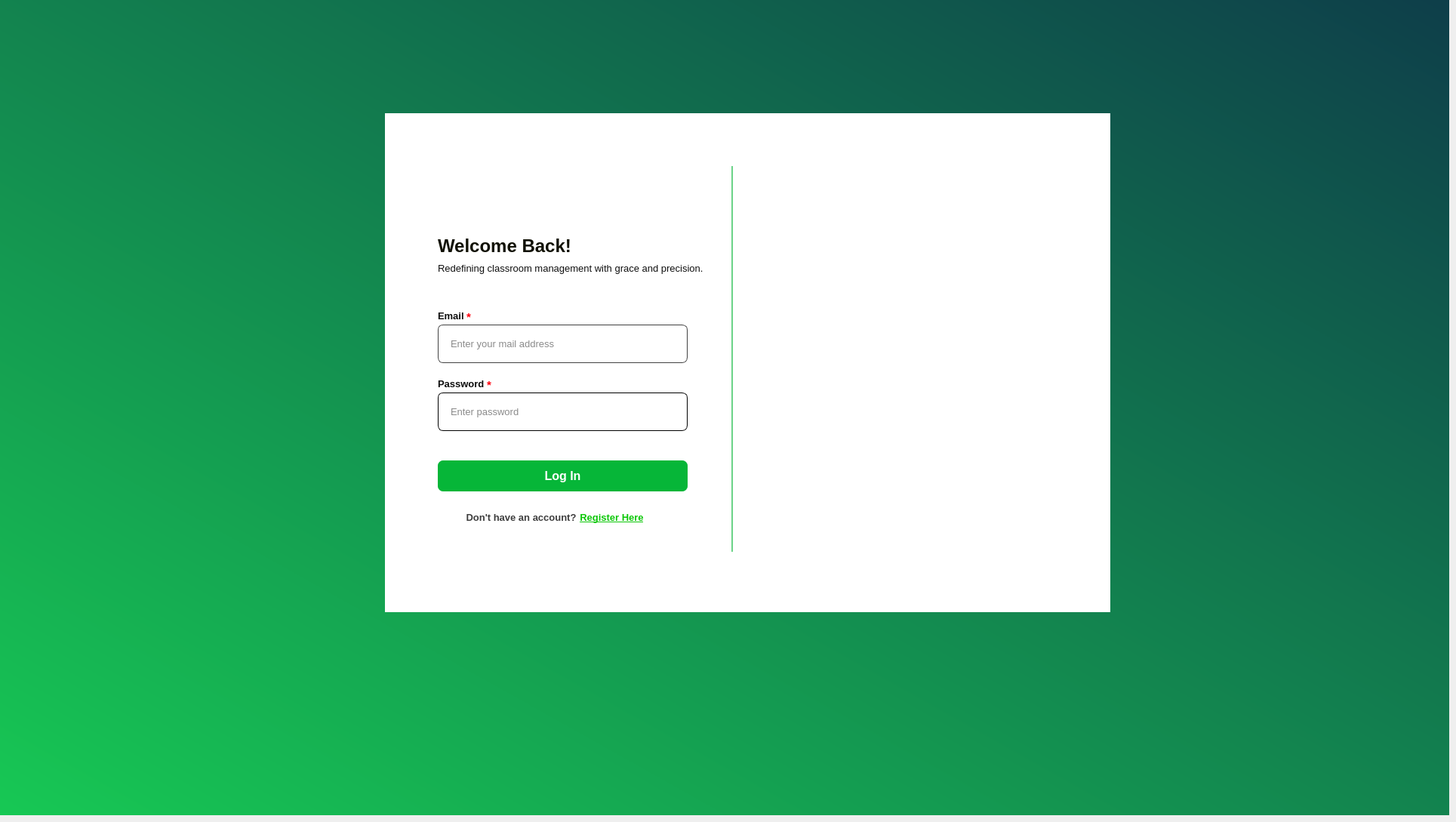
      <widget class="QWidget" name="login_page">
       <widget class="QFrame" name="frame_8">
        <property name="geometry">
         <rect>
          <x>0</x>
          <y>0</y>
          <width>1920</width>
          <height>1080</height>
         </rect>
        </property>
        <property name="styleSheet">
         <string notr="true">QFrame{
border:none;

 background: qlineargradient(spread:pad, x1:0, y1:1, x2:1, y2:0, stop:0 #17c854, stop:1 #0e3e4a);

}</string>
        </property>
        <property name="frameShape">
         <enum>QFrame::StyledPanel</enum>
        </property>
        <property name="frameShadow">
         <enum>QFrame::Raised</enum>
        </property>
        <widget class="QFrame" name="login_frame_2">
         <property name="geometry">
          <rect>
           <x>510</x>
           <y>150</y>
           <width>961</width>
           <height>661</height>
          </rect>
         </property>
         <property name="styleSheet">
          <string notr="true"/>
         </property>
         <property name="frameShape">
          <enum>QFrame::StyledPanel</enum>
         </property>
         <property name="frameShadow">
          <enum>QFrame::Raised</enum>
         </property>
         <widget class="QFrame" name="picture_frame">
          <property name="geometry">
           <rect>
            <x>460</x>
            <y>0</y>
            <width>511</width>
            <height>661</height>
           </rect>
          </property>
          <property name="styleSheet">
           <string notr="true">border-radius:0px;
border: 4px solid transparent;

image: url(:/resource/assets/studentportrait.jpg);
background-color: rgb(255, 255, 255);
box-shadow: 15px 15px 35px rgb(27, 27, 27); 
</string>
          </property>
          <property name="frameShape">
           <enum>QFrame::StyledPanel</enum>
          </property>
          <property name="frameShadow">
           <enum>QFrame::Raised</enum>
          </property>
         </widget>
         <widget class="QFrame" name="text_frame">
          <property name="geometry">
           <rect>
            <x>0</x>
            <y>0</y>
            <width>461</width>
            <height>661</height>
           </rect>
          </property>
          <property name="styleSheet">
           <string notr="true">border-radius:0px;
border-color: transparent;
background-color: rgb(255, 255, 255);
box-shadow: 5px 5px 15px rgba(0, 0, 0, 0.3);


</string>
          </property>
          <property name="frameShape">
           <enum>QFrame::StyledPanel</enum>
          </property>
          <property name="frameShadow">
           <enum>QFrame::Raised</enum>
          </property>
          <widget class="QLabel" name="label_4">
           <property name="geometry">
            <rect>
             <x>70</x>
             <y>150</y>
             <width>311</width>
             <height>51</height>
            </rect>
           </property>
           <property name="font">
            <font>
             <family>SansSerif</family>
             <pointsize>18</pointsize>
             <bold>true</bold>
            </font>
           </property>
           <property name="styleSheet">
            <string notr="true">border:0px;
color: rgb(17, 17, 4);</string>
           </property>
           <property name="text">
            <string>Welcome Back!</string>
           </property>
           <property name="alignment">
            <set>Qt::AlignJustify|Qt::AlignVCenter</set>
           </property>
          </widget>
          <widget class="QFrame" name="interactive">
           <property name="geometry">
            <rect>
             <x>0</x>
             <y>210</y>
             <width>461</width>
             <height>451</height>
            </rect>
           </property>
           <property name="styleSheet">
            <string notr="true">border-color: rgb(43, 43, 43);
background-color: rgb(255, 255, 255);</string>
           </property>
           <property name="frameShape">
            <enum>QFrame::StyledPanel</enum>
           </property>
           <property name="frameShadow">
            <enum>QFrame::Raised</enum>
           </property>
           <widget class="QPushButton" name="new_account_2">
            <property name="geometry">
             <rect>
              <x>100</x>
              <y>310</y>
              <width>161</width>
              <height>31</height>
             </rect>
            </property>
            <property name="font">
             <font>
              <family>SansSerif</family>
              <pointsize>10</pointsize>
              <bold>true</bold>
             </font>
            </property>
            <property name="styleSheet">
             <string notr="true"> background-color: transparent;
 color:rgb(62, 62, 62);
  padding: 5px;</string>
            </property>
            <property name="text">
             <string>Don't have an account?</string>
            </property>
           </widget>
           <widget class="QLineEdit" name="login_password_2">
            <property name="geometry">
             <rect>
              <x>70</x>
              <y>160</y>
              <width>331</width>
              <height>51</height>
             </rect>
            </property>
            <property name="font">
             <font>
              <family>Arial</family>
              <pointsize>10</pointsize>
             </font>
            </property>
            <property name="styleSheet">
             <string notr="true">
border-color: rgb(15, 15, 15);
border:1px solid black;
border-radius: 7px;
padding:14px;
color:rgb(21, 21, 21);</string>
            </property>
            <property name="echoMode">
             <enum>QLineEdit::Password</enum>
            </property>
            <property name="alignment">
             <set>Qt::AlignLeading|Qt::AlignLeft|Qt::AlignVCenter</set>
            </property>
            <property name="placeholderText">
             <string>Enter password</string>
            </property>
           </widget>
           <widget class="QPushButton" name="loginButton">
            <property name="geometry">
             <rect>
              <x>70</x>
              <y>250</y>
              <width>331</width>
              <height>41</height>
             </rect>
            </property>
            <property name="font">
             <font>
              <family>SansSerif</family>
              <pointsize>12</pointsize>
              <bold>true</bold>
             </font>
            </property>
            <property name="styleSheet">
             <string notr="true">background-color: rgb(6, 182, 56);
color:rgb(255, 255, 255);
border-radius:7px;</string>
            </property>
            <property name="text">
             <string>Log In</string>
            </property>
           </widget>
           <widget class="QLineEdit" name="login_email_2">
            <property name="geometry">
             <rect>
              <x>70</x>
              <y>70</y>
              <width>331</width>
              <height>51</height>
             </rect>
            </property>
            <property name="font">
             <font>
              <family>Arial</family>
              <pointsize>10</pointsize>
             </font>
            </property>
            <property name="styleSheet">
             <string notr="true">border-radius: 7px;
border:1px solid red;
border-color: rgb(65, 65, 65);
padding:14px;
color:rgb(21, 21, 21)</string>
            </property>
            <property name="alignment">
             <set>Qt::AlignLeading|Qt::AlignLeft|Qt::AlignVCenter</set>
            </property>
            <property name="placeholderText">
             <string>Enter your mail address</string>
            </property>
           </widget>
           <widget class="QLabel" name="label_5">
            <property name="geometry">
             <rect>
              <x>70</x>
              <y>50</y>
              <width>49</width>
              <height>16</height>
             </rect>
            </property>
            <property name="font">
             <font>
              <family>SansSerif</family>
              <pointsize>10</pointsize>
              <bold>true</bold>
             </font>
            </property>
            <property name="styleSheet">
             <string notr="true">color:rgb(13, 13, 13)</string>
            </property>
            <property name="text">
             <string>Email</string>
            </property>
           </widget>
           <widget class="QLabel" name="label_6">
            <property name="geometry">
             <rect>
              <x>70</x>
              <y>140</y>
              <width>71</width>
              <height>16</height>
             </rect>
            </property>
            <property name="font">
             <font>
              <family>SansSerif</family>
              <pointsize>10</pointsize>
              <bold>true</bold>
             </font>
            </property>
            <property name="styleSheet">
             <string notr="true">color:rgb(13, 13, 13)</string>
            </property>
            <property name="text">
             <string>Password</string>
            </property>
           </widget>
           <widget class="QLabel" name="label_8">
            <property name="geometry">
             <rect>
              <x>108</x>
              <y>50</y>
              <width>51</width>
              <height>20</height>
             </rect>
            </property>
            <property name="font">
             <font>
              <pointsize>11</pointsize>
              <bold>true</bold>
             </font>
            </property>
            <property name="styleSheet">
             <string notr="true">color:rgb(255, 0, 13)</string>
            </property>
            <property name="text">
             <string>*</string>
            </property>
           </widget>
           <widget class="QLabel" name="label_9">
            <property name="geometry">
             <rect>
              <x>135</x>
              <y>140</y>
              <width>21</width>
              <height>20</height>
             </rect>
            </property>
            <property name="font">
             <font>
              <pointsize>11</pointsize>
              <bold>true</bold>
             </font>
            </property>
            <property name="styleSheet">
             <string notr="true">color:rgb(255, 0, 13)</string>
            </property>
            <property name="text">
             <string>*</string>
            </property>
           </widget>
           <widget class="QPushButton" name="register_redirect">
            <property name="geometry">
             <rect>
              <x>250</x>
              <y>310</y>
              <width>101</width>
              <height>31</height>
             </rect>
            </property>
            <property name="font">
             <font>
              <family>SansSerif</family>
              <pointsize>10</pointsize>
              <bold>true</bold>
              <underline>true</underline>
             </font>
            </property>
            <property name="styleSheet">
             <string notr="true">QPushButton {
		color:rgb(13, 199, 9);
	background-color: transparent;
        }
QPushButton:hover {
            color: rgb(7, 157, 4)
        }
 </string>
            </property>
            <property name="text">
             <string>Register Here</string>
            </property>
           </widget>
          </widget>
          <widget class="QLabel" name="label_10">
           <property name="geometry">
            <rect>
             <x>70</x>
             <y>190</y>
             <width>361</width>
             <height>31</height>
            </rect>
           </property>
           <property name="font">
            <font>
             <family>SansSerif</family>
             <pointsize>10</pointsize>
             <italic>false</italic>
             <bold>false</bold>
            </font>
           </property>
           <property name="styleSheet">
            <string notr="true">color:rgb(16, 16, 16)</string>
           </property>
           <property name="text">
            <string>Redefining classroom management with grace and precision.</string>
           </property>
           <property name="alignment">
            <set>Qt::AlignLeading|Qt::AlignLeft|Qt::AlignVCenter</set>
           </property>
          </widget>
          <widget class="QFrame" name="logo_frame_2">
           <property name="geometry">
            <rect>
             <x>50</x>
             <y>50</y>
             <width>120</width>
             <height>80</height>
            </rect>
           </property>
           <property name="styleSheet">
            <string notr="true">image: url(:/resource/assets/img4-removebg-preview.png);
</string>
           </property>
           <property name="frameShape">
            <enum>QFrame::StyledPanel</enum>
           </property>
           <property name="frameShadow">
            <enum>QFrame::Raised</enum>
           </property>
          </widget>
          <widget class="QFrame" name="line">
           <property name="geometry">
            <rect>
             <x>459</x>
             <y>70</y>
             <width>81</width>
             <height>511</height>
            </rect>
           </property>
           <property name="styleSheet">
            <string notr="true">border: 15px solid transparent;
border-left-color: #6bd388;</string>
           </property>
           <property name="frameShape">
            <enum>QFrame::StyledPanel</enum>
           </property>
           <property name="frameShadow">
            <enum>QFrame::Raised</enum>
           </property>
          </widget>
         </widget>
        </widget>
       </widget>
      </widget>
